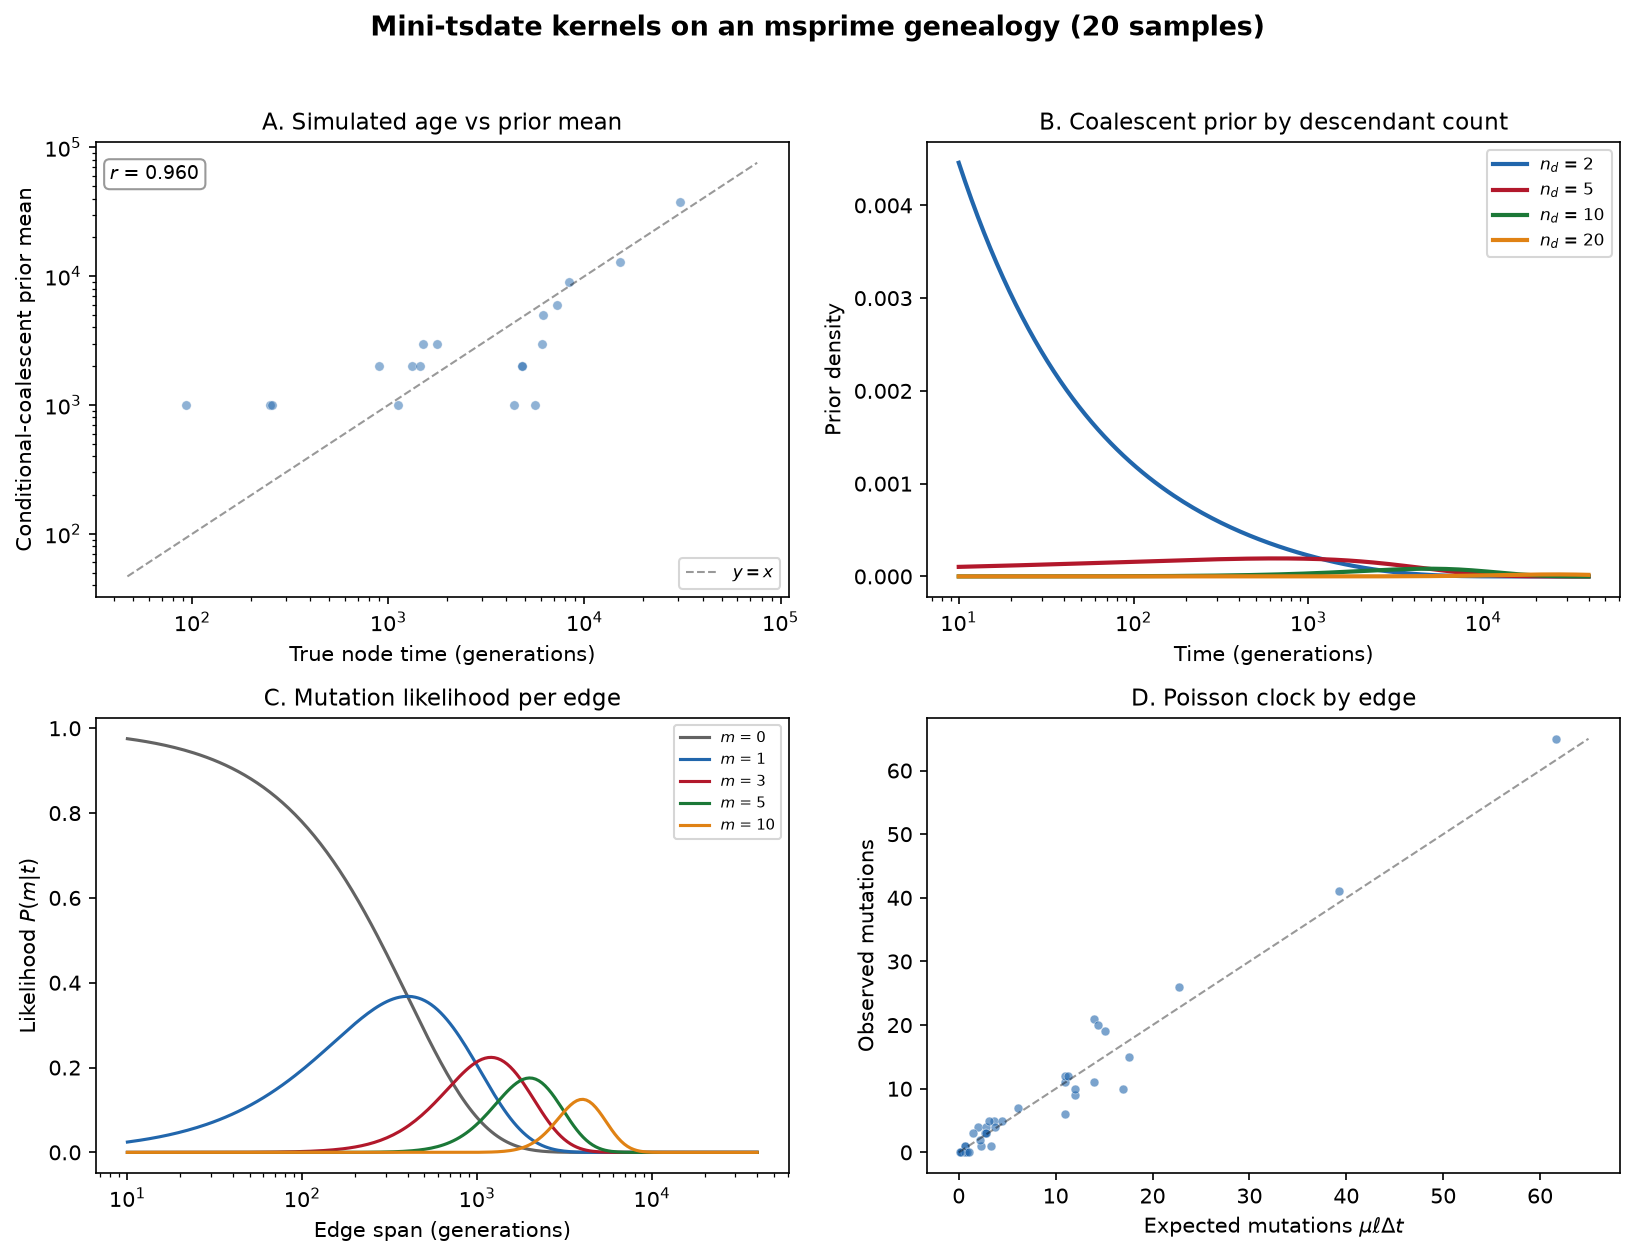

Source code (Python):
"""Source-grounded mini-tsdate kernel checks on one simulated genealogy.

This figure deliberately does not claim to run the complete tsdate pipeline.
It compares conditional-coalescent prior means with simulated node ages and
checks the Poisson edge clock on a single tree.
"""

import matplotlib.pyplot as plt
import msprime
import numpy as np

from watchgen.mini_tsdate import (
    GammaDistribution,
    conditional_coalescent_moments,
)

plt.rcParams.update({
    "font.size": 10, "axes.titlesize": 11, "axes.labelsize": 10,
    "figure.dpi": 150, "font.family": "sans-serif",
})

np.random.seed(2024)

# ── Simulate with msprime ───────────────────────────────────────
Ne = 10_000
mu = 1.25e-8

ts = msprime.simulate(
    sample_size=20,
    Ne=Ne,
    length=200_000,  # 200 kb
    recombination_rate=0,
    mutation_rate=mu,
    random_seed=2024,
)

# ── Extract true node times and mutation counts per edge ────────
true_times = {}
for node in ts.nodes():
    true_times[node.id] = node.time

# Count mutations per edge
edge_mutations = {}
for tree in ts.trees():
    for site in tree.sites():
        for mut in site.mutations:
            parent_node = tree.parent(mut.node)
            edge_key = (mut.node, parent_node)
            edge_mutations[edge_key] = edge_mutations.get(edge_key, 0) + 1

# Exact conditional-coalescent moments for this sample size. Standard
# coalescent units convert to generations by multiplying by 2*Ne.
moments = conditional_coalescent_moments(ts.num_samples, Ne=2 * Ne)

# ── Conditional-coalescent prior means ──────────────────────────
internal_nodes = [n for n in ts.nodes() if not n.is_sample()]
prior_means = []
true_node_times = []
tree = ts.first()
for node in internal_nodes:
    k = len(list(tree.samples(node.id)))
    prior_means.append(moments[k][0])
    true_node_times.append(node.time)

prior_means = np.array(prior_means)
true_node_times = np.array(true_node_times)

# ── Figure ──────────────────────────────────────────────────────
fig, axes = plt.subplots(2, 2, figsize=(11, 8.5))
fig.suptitle(
    f"Mini-tsdate kernels on an msprime genealogy ({ts.num_samples} samples)",
    fontsize=13, fontweight="bold", y=0.98,
)

# Panel A: simulated node ages versus conditional-coalescent prior means
ax = axes[0, 0]
mask = (true_node_times > 0) & (prior_means > 0)
ax.scatter(true_node_times[mask], prior_means[mask], s=20, alpha=0.5,
           color="#2166AC", edgecolors="white", linewidths=0.3)
lo = min(true_node_times[mask].min(), prior_means[mask].min()) * 0.5
hi = max(true_node_times[mask].max(), prior_means[mask].max()) * 2
ax.plot([lo, hi], [lo, hi], "k--", lw=1, alpha=0.4, label="$y = x$")
ax.set_xscale("log")
ax.set_yscale("log")
ax.set_xlabel("True node time (generations)")
ax.set_ylabel("Conditional-coalescent prior mean")
ax.set_title("A. Simulated age vs prior mean")
ax.legend(fontsize=8)
corr = np.corrcoef(true_node_times[mask], prior_means[mask])[0, 1]
ax.text(0.02, 0.95, f"$r$ = {corr:.3f}",
        transform=ax.transAxes, fontsize=9, va="top",
        bbox={"boxstyle": "round,pad=0.3", "fc": "white", "ec": "gray", "alpha": 0.8})

# Panel B: Prior distributions by descendant count
ax = axes[0, 1]
t_plot = np.geomspace(10, 4 * Ne, 200)
from scipy.stats import gamma as gamma_dist

for n_desc, color in [(2, "#2166AC"), (5, "#B2182B"), (10, "#1B7837"), (20, "#E08214")]:
    prior_mean, prior_var = moments[n_desc]
    prior = GammaDistribution.from_moments(prior_mean, max(prior_var, 1.0))
    pdf = gamma_dist.pdf(t_plot, a=prior.alpha, scale=1.0/prior.beta)
    ax.plot(t_plot, pdf, lw=2, color=color, label=f"$n_d$ = {n_desc}")

ax.set_xscale("log")
ax.set_xlabel("Time (generations)")
ax.set_ylabel("Prior density")
ax.set_title("B. Coalescent prior by descendant count")
ax.legend(fontsize=8)

# Panel C: Edge likelihood for different mutation counts
ax = axes[1, 0]
t_edge = np.geomspace(10, 4 * Ne, 200)
rate = mu * 200_000
for m_count, color in [(0, "#636363"), (1, "#2166AC"), (3, "#B2182B"),
                        (5, "#1B7837"), (10, "#E08214")]:
    # Poisson likelihood: P(m | t) = (rate*t)^m * exp(-rate*t) / m!
    from scipy.stats import poisson
    lik = [poisson.pmf(m_count, rate * t) for t in t_edge]
    ax.plot(t_edge, lik, lw=1.5, color=color, label=f"$m$ = {m_count}")

ax.set_xscale("log")
ax.set_xlabel("Edge span (generations)")
ax.set_ylabel("Likelihood $P(m | t)$")
ax.set_title("C. Mutation likelihood per edge")
ax.legend(fontsize=7)

# Panel D: expected versus observed mutations on each edge
ax = axes[1, 1]
expected_muts = []
observed_muts = []
for edge in ts.edges():
    span = edge.right - edge.left
    duration = true_times[edge.parent] - true_times[edge.child]
    expected_muts.append(mu * span * duration)
    observed_muts.append(edge_mutations.get((edge.child, edge.parent), 0))

ax.scatter(expected_muts, observed_muts, s=18, alpha=0.6, color="#2166AC",
           edgecolors="white", linewidths=0.3)
hi = max(max(expected_muts), max(observed_muts), 1)
ax.plot([0, hi], [0, hi], "k--", lw=1, alpha=0.4)
ax.set_xlabel(r"Expected mutations $\mu\ell\Delta t$")
ax.set_ylabel("Observed mutations")
ax.set_title("D. Poisson clock by edge")

plt.tight_layout(rect=[0, 0, 1, 0.96])
plt.savefig("figures/fig_demo_tsdate.png", dpi=150, bbox_inches="tight")
plt.savefig("figures/fig_demo_tsdate.pdf", bbox_inches="tight")
print("Saved figures/fig_demo_tsdate.png")
